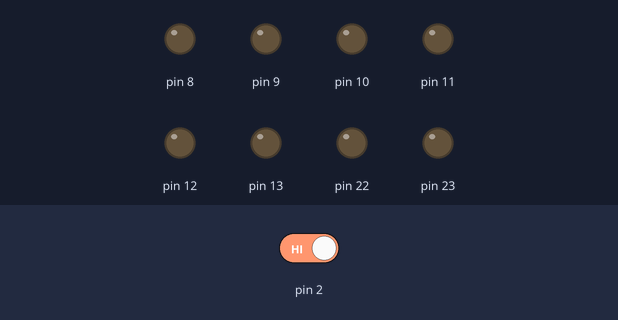
The sketch below on a simulated Arduino Uno, built with avr-gcc and run on an emulated ATmega328P. Parts: output pins drawn as LEDs (lit = HIGH). The test bench sets the inputs (shaded band); at power-on: pin 2 HIGH.

Above: at 5.0 s.
5.1 s: pin 2 driven LOW
At 5.5 s:
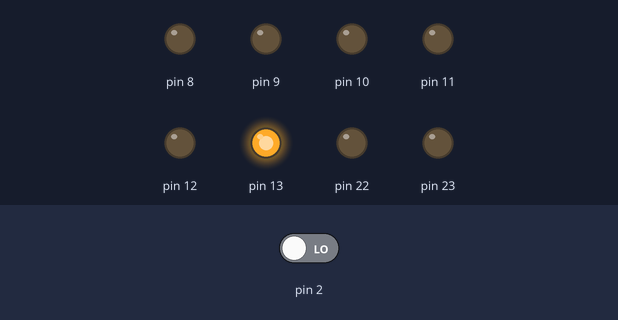
Timing chart, 0 to 8.1 s (numbered marks = the images above; inputs shaded):
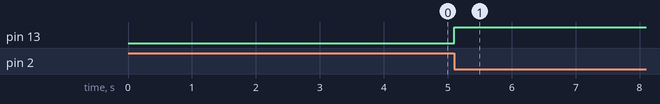

Measured:
- after the input at 5.1 s, pin 13: LOW → HIGH at once

The sketch:

interrupt.ino
```cpp
/*
This code uses the concepts of interrupts.
The code toggles the onboard LED whenever an interrupt is triggered in INT0 pin
*/
#include<avr/io.h>
#include<avr/interrupt.h>

void main()
{
  //Make PD2 input mode
  DDRD &= 0x00;

  //Set onboard led as output.(PB13)
  DDRB=0xFF;

  //Enable global interrupts,i.e., enable all interrupts.
  sei();

  //Enable INT0 pin. PD2
  EIMSK|=(1<<INT0);

  //Falling-edge mode for INT0 pin
  EICRA=(1<<ISC01);
  while(1)
  {
    //do nothing
  }
}

/**
*Jumps here automatically when INT0 pin detects a falling edge
*It is the interrupt service routine
*/
ISR(INT0_vect)
{
  //Toggle onboard LED
  PORTB^=(1<<5);

  //Clear the flag
  EIFR|=(1<<INTF0);
}
```
